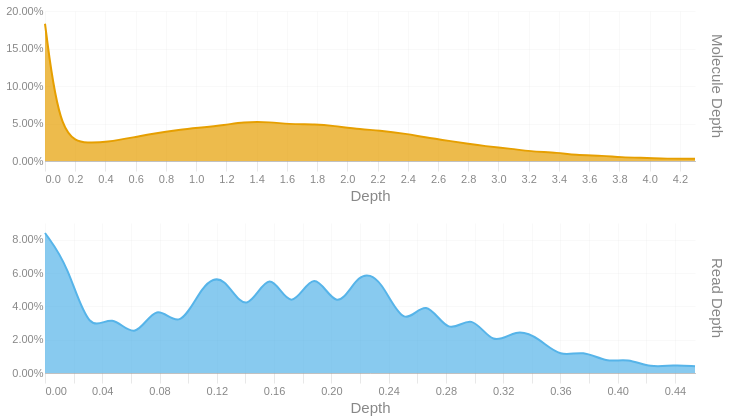

Write notebook code for a chart like this one.
### Code cell
readdep = depth_hist(tb['Read Depth'], q99, 3)
readdep = readdep.with_columns(pl.lit('Read Depth').alias('Metric'))
if not SKIPLR:
    moldep = depth_hist(tb['Molecule Depth'], mol_q99, 1)
    moldep = moldep.with_columns(pl.lit('Molecule Depth').alias('Metric'))
    _hist = pl.concat([readdep, moldep])
    _hist = _hist.filter(pl.col('Proportion') != 0)
    with SafeRender(_hist):
        (
            alt.Chart(_hist)        
            .mark_area(interpolate = "basis")
            .encode(
                x=alt.X('Bin:Q').scale(domainMin=0).axis(alt.Axis(title='Depth')),
                y = alt.Y('Proportion:Q', title = None).axis(format = '.2%'),
                color = alt.Color('Metric:N').legend(None),
                row = alt.Row("Metric:N").header(title = None, labelOrient = 'right'),
                tooltip = [
                    alt.Tooltip("Metric:N", title = "Metric"),
                    alt.Tooltip('Interval:N', title = "Depth Interval"),
                    alt.Tooltip('Proportion:Q', title = "% Alignments").format('.2%')
                ]
            )
            .resolve_scale(x='independent', y='independent')
            .properties(
                height = 150, width = 650,
                usermeta={'embedOptions': {'downloadFileName': f'{samplename}.depth.hist'}}
            )
        ).display()
else:
    readdep = readdep.filter(pl.col('Proportion') != 0)
    with SafeRender(readdep):
        (
            alt.Chart(readdep)        
            .mark_area(interpolate = "basis")
            .encode(
                x=alt.X('Bin:Q').scale(domainMin=0).axis(alt.Axis(title='Depth')),
                y = alt.Y('Proportion:Q', title = None).axis(format = '.2%'),
                tooltip = [
                    alt.Tooltip('Interval:N', title = "Depth Interval"),
                    alt.Tooltip('Proportion:Q', title = "% Alignments").format('.2%')
                ]
            )
            .properties(
                usermeta={'embedOptions': {'downloadFileName': f'{samplename}.depth.hist'}}
            )
        ).display()

### Figure 1 — Vega-Lite specification as saved in the notebook (floating-point values rounded to 4 significant figures)
{"width": 650, "height": 150, "config": {"title": {"anchor": "start", "dy": -15, "fontSize": 18, "color": "#888888", "subtitleColor": "#888888", "subtitleFontSize": 14}, "arc": {"fill": "#0072B2"}, "axis": {"domainColor": "#888888", "domainWidth": 0.5, "gridWidth": 0.2, "grid": false, "titleFontWeight": 400, "titleFontSize": 15, "labelFontSize": 11, "labelColor": "#888888", "tickColor": "#888888", "tickWidth": 0.2, "titleColor": "#888888"}, "axisBand": {"grid": false}, "axisX": {"grid": true, "tickSize": 10, "domainCap": "round"}, "axisY": {"domain": false, "grid": true, "tickSize": 0, "domainCap": "round"}, "background": "transparent", "header": {"labelFontSize": 15, "labelColor": "#888888", "titleFontSize": 15, "titleFontWeight": 600, "titleColor": "#888888"}, "legend": {"labelFont": "sans-serif", "labelFontSize": 12, "labelColor": "#888888", "symbolSize": 100, "symbolType": "circle", "titleFontSize": 12, "titlePadding": 10, "titleColor": "#888888", "title": null}, "range": {"category": ["#E69F00", "#56B4E9", "#009E73", "#F0E442", "#0072B2", "#D55E00", "#CC79A7", "#000000"], "diverging": ["#cfe8f3", "#a2d4ec", "#73bfe2", "#46abdb", "#1696d2", "#12719e"]}, "area": {"fill": "#0072B2", "fillOpacity": 0.7, "line": true, "strokeOpacity": 0.7}, "line": {"color": "#0072B2", "stroke": "#0072B2", "strokeWidth": 2}, "trail": {"color": "#0072B2", "stroke": "#0072B2", "strokeWidth": 0, "size": 1}, "point": {"filled": true, "fillOpacity": 1.0, "size": 95}, "text": {"color": "#888888", "fontSize": 11, "align": "right", "fontWeight": 400, "size": 11}, "bar": {"fill": "#0072B2", "stroke": null}, "view": {"stroke": null, "continuousWidth": 660, "continuousHeight": 400}}, "data": {"name": "data-2d431198f47a649d19edc6120f506538"}, "mark": {"type": "area", "interpolate": "basis"}, "encoding": {"color": {"field": "Metric", "legend": null, "type": "nominal"}, "row": {"field": "Metric", "header": {"title": null, "labelOrient": "right"}, "type": "nominal"}, "tooltip": [{"field": "Metric", "title": "Metric", "type": "nominal"}, {"field": "Interval", "title": "Depth Interval", "type": "nominal"}, {"field": "Proportion", "format": ".2%", "title": "% Alignments", "type": "quantitative"}], "x": {"axis": {"title": "Depth"}, "field": "Bin", "scale": {"domainMin": 0}, "type": "quantitative"}, "y": {"axis": {"format": ".2%"}, "field": "Proportion", "title": null, "type": "quantitative"}}, "resolve": {"scale": {"x": "independent", "y": "independent"}}, "usermeta": {"embedOptions": {"downloadFileName": "TF26LRJL0091_50B_L_10484332_23Y22YLT4_L7.depth.hist"}}, "$schema": "https://vega.github.io/schema/vega-lite/v6.4.1.json", "datasets": {"data-2d431198f47a649d19edc6120f506538": [{"Bin": 0.0, "Interval": "0.0-0.016", "Proportion": 0.084, "Metric": "Read Depth"}, {"Bin": 0.016, "Interval": "0.016-0.031", "Proportion": 0.065, "Metric": "Read Depth"}, {"Bin": 0.031, "Interval": "0.031-0.047", "Proportion": 0.022, "Metric": "Read Depth"}, {"Bin": 0.047, "Interval": "0.047-0.063", "Proportion": 0.037, "Metric": "Read Depth"}, {"Bin": 0.063, "Interval": "0.063-0.078", "Proportion": 0.018, "Metric": "Read Depth"}, {"Bin": 0.078, "Interval": "0.078-0.094", "Proportion": 0.044, "Metric": "Read Depth"}, {"Bin": 0.094, "Interval": "0.094-0.11", "Proportion": 0.024, "Metric": "Read Depth"}, {"Bin": 0.11, "Interval": "0.11-0.125", "Proportion": 0.054, "Metric": "Read Depth"}, {"Bin": 0.125, "Interval": "0.125-0.141", "Proportion": 0.06, "Metric": "Read Depth"}, {"Bin": 0.141, "Interval": "0.141-0.157", "Proportion": 0.032, "Metric": "Read Depth"}, {"Bin": 0.157, "Interval": "0.157-0.172", "Proportion": 0.066, "Metric": "Read Depth"}, {"Bin": 0.172, "Interval": "0.172-0.188", "Proportion": 0.033, "Metric": "Read Depth"}, {"Bin": 0.188, "Interval": "0.188-0.204", "Proportion": 0.066, "Metric": "Read Depth"}, {"Bin": 0.204, "Interval": "0.204-0.219", "Proportion": 0.034, "Metric": "Read Depth"}, {"Bin": 0.219, "Interval": "0.219-0.235", "Proportion": 0.062, "Metric": "Read Depth"}, {"Bin": 0.235, "Interval": "0.235-0.251", "Proportion": 0.057, "Metric": "Read Depth"}, {"Bin": 0.251, "Interval": "0.251-0.266", "Proportion": 0.025, "Metric": "Read Depth"}, {"Bin": 0.266, "Interval": "0.266-0.282", "Proportion": 0.047, "Metric": "Read Depth"}, {"Bin": 0.282, "Interval": "0.282-0.298", "Proportion": 0.021, "Metric": "Read Depth"}, {"Bin": 0.298, "Interval": "0.298-0.313", "Proportion": 0.037, "Metric": "Read Depth"}, {"Bin": 0.313, "Interval": "0.313-0.329", "Proportion": 0.015, "Metric": "Read Depth"}, {"Bin": 0.329, "Interval": "0.329-0.345", "Proportion": 0.027, "Metric": "Read Depth"}, {"Bin": 0.345, "Interval": "0.345-0.36", "Proportion": 0.021, "Metric": "Read Depth"}, {"Bin": 0.36, "Interval": "0.36-0.376", "Proportion": 0.009, "Metric": "Read Depth"}, {"Bin": 0.376, "Interval": "0.376-0.392", "Proportion": 0.014, "Metric": "Read Depth"}, {"Bin": 0.392, "Interval": "0.392-0.407", "Proportion": 0.006, "Metric": "Read Depth"}, {"Bin": 0.407, "Interval": "0.407-0.423", "Proportion": 0.009, "Metric": "Read Depth"}, {"Bin": 0.423, "Interval": "0.423-0.439", "Proportion": 0.003, "Metric": "Read Depth"}, {"Bin": 0.439, "Interval": "0.439-0.454", "Proportion": 0.005, "Metric": "Read Depth"}, {"Bin": 0.454, "Interval": "0.454-0.47", "Proportion": 0.004, "Metric": "Read Depth"}, {"Bin": 0.0, "Interval": "0.0-0.1", "Proportion": 0.183, "Metric": "Molecule Depth"}, {"Bin": 0.1, "Interval": "0.1-0.3", "Proportion": 0.027, "Metric": "Molecule Depth"}, {"Bin": 0.3, "Interval": "0.3-0.4", "Proportion": 0.024, "Metric": "Molecule Depth"}, {"Bin": 0.4, "Interval": "0.4-0.6", "Proportion": 0.025, "Metric": "Molecule Depth"}, {"Bin": 0.6, "Interval": "0.6-0.7", "Proportion": 0.032, "Metric": "Molecule Depth"}, {"Bin": 0.7, "Interval": "0.7-0.9", "Proportion": 0.036, "Metric": "Molecule Depth"}, {"Bin": 0.9, "Interval": "0.9-1.0", "Proportion": 0.042, "Metric": "Molecule Depth"}, {"Bin": 1.0, "Interval": "1.0-1.2", "Proportion": 0.044, "Metric": "Molecule Depth"}, {"Bin": 1.2, "Interval": "1.2-1.3", "Proportion": 0.048, "Metric": "Molecule Depth"}, {"Bin": 1.3, "Interval": "1.3-1.5", "Proportion": 0.052, "Metric": "Molecule Depth"}, {"Bin": 1.5, "Interval": "1.5-1.6", "Proportion": 0.052, "Metric": "Molecule Depth"}, {"Bin": 1.6, "Interval": "1.6-1.8", "Proportion": 0.049, "Metric": "Molecule Depth"}, {"Bin": 1.8, "Interval": "1.8-1.9", "Proportion": 0.049, "Metric": "Molecule Depth"}, {"Bin": 1.9, "Interval": "1.9-2.1", "Proportion": 0.047, "Metric": "Molecule Depth"}, {"Bin": 2.1, "Interval": "2.1-2.2", "Proportion": 0.042, "Metric": "Molecule Depth"}, {"Bin": 2.2, "Interval": "2.2-2.4", "Proportion": 0.041, "Metric": "Molecule Depth"}, {"Bin": 2.4, "Interval": "2.4-2.5", "Proportion": 0.036, "Metric": "Molecule Depth"}, {"Bin": 2.5, "Interval": "2.5-2.7", "Proportion": 0.032, "Metric": "Molecule Depth"}, {"Bin": 2.7, "Interval": "2.7-2.8", "Proportion": 0.026, "Metric": "Molecule Depth"}, {"Bin": 2.8, "Interval": "2.8-2.9", "Proportion": 0.023, "Metric": "Molecule Depth"}, {"Bin": 2.9, "Interval": "2.9-3.1", "Proportion": 0.02, "Metric": "Molecule Depth"}, {"Bin": 3.1, "Interval": "3.1-3.2", "Proportion": 0.016, "Metric": "Molecule Depth"}, {"Bin": 3.2, "Interval": "3.2-3.4", "Proportion": 0.013, "Metric": "Molecule Depth"}, {"Bin": 3.4, "Interval": "3.4-3.5", "Proportion": 0.011, "Metric": "Molecule Depth"}, {"Bin": 3.5, "Interval": "3.5-3.7", "Proportion": 0.008, "Metric": "Molecule Depth"}, {"Bin": 3.7, "Interval": "3.7-3.8", "Proportion": 0.007, "Metric": "Molecule Depth"}, {"Bin": 3.8, "Interval": "3.8-4.0", "Proportion": 0.005, "Metric": "Molecule Depth"}, {"Bin": 4.0, "Interval": "4.0-4.1", "Proportion": 0.004, "Metric": "Molecule Depth"}, {"Bin": 4.1, "Interval": "4.1-4.3", "Proportion": 0.003, "Metric": "Molecule Depth"}, {"Bin": 4.3, "Interval": "4.3-4.42", "Proportion": 0.003, "Metric": "Molecule Depth"}]}}
